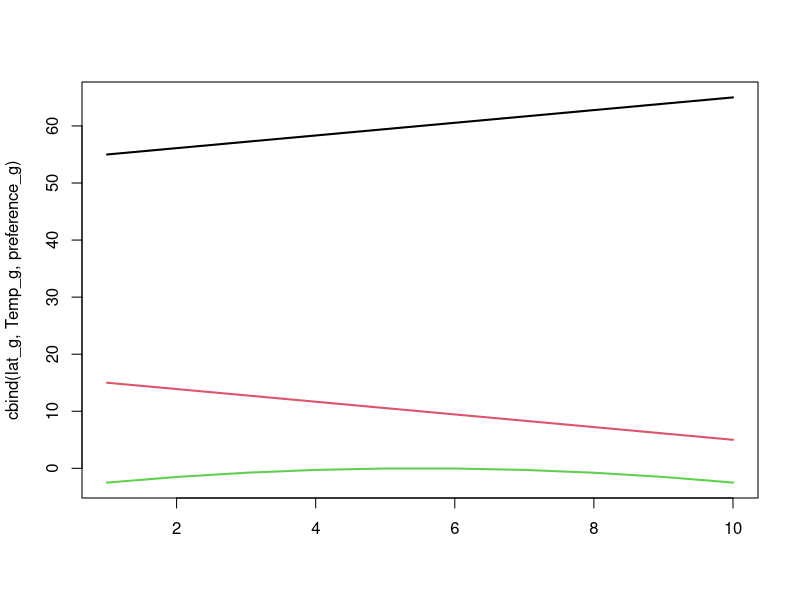
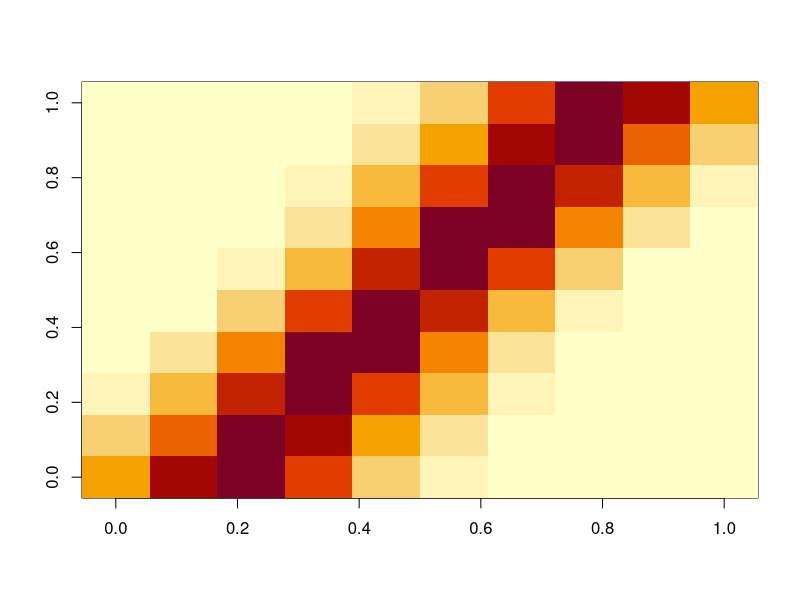
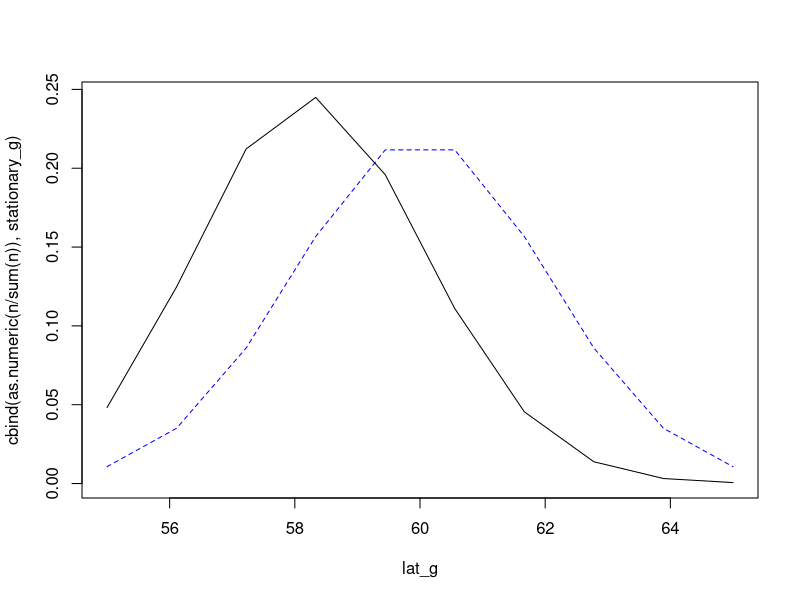
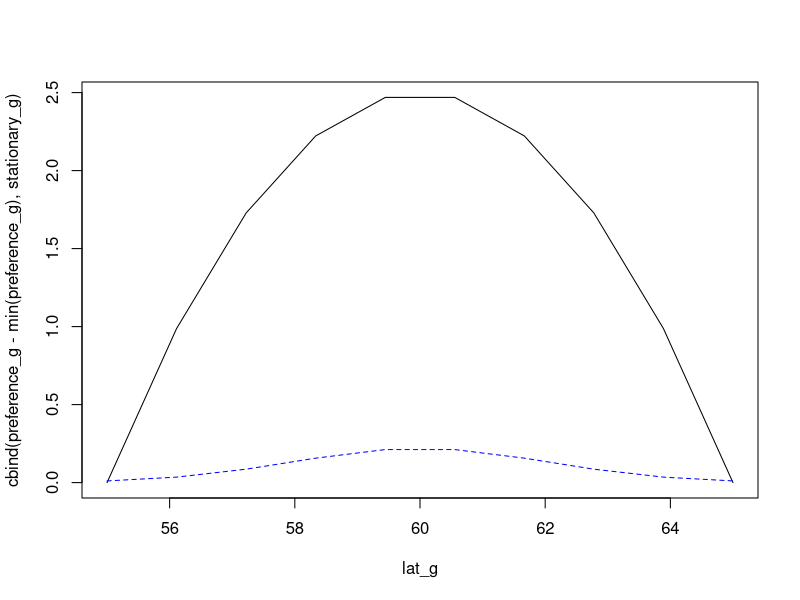

The R script that drew these images, in order:

library(Matrix)
n_g = 10

# Domain characteristics
lat_g = seq(55, 65, length=n_g)
Temp_g = seq(15, 5, length=n_g)

# Parameters
diffusion = .8^2
preference_g =  (-.1 * (Temp_g - 10)^2)

# plot
matplot( cbind(lat_g,Temp_g,preference_g), type="l", lty="solid", lwd=2 )

# Movement operator
A_gg = ifelse( round(abs(outer(lat_g,lat_g,"-")),2) == round(mean(diff(lat_g)),2), 1, 0 )

# Diffusion
diffusion_gg = A_gg * diffusion
diag(diffusion_gg) = -1 * colSums(diffusion_gg)
# Taxis
taxis_gg = A_gg * exp(outer(preference_g, preference_g, "-"))
diag(taxis_gg) = -1 * colSums(taxis_gg)
# Total
mrate_gg = diffusion_gg + taxis_gg
# Annualized
mfraction_gg = Matrix::expm(mrate_gg)
image(as.matrix(mfraction_gg))
rowSums(mfraction_gg)
colSums(mfraction_gg)


n <- matrix(ncol = 1, nrow = n_g,rep(0,n_g))

n[1,1] <-  100

for (y in 1:2){
  
 n <-  mfraction_gg %*% n
  
}

# Stationary distribution

stationary_g = eigen(mfraction_gg)$vectors[,1]

stationary_g = stationary_g / sum(stationary_g)

matplot( x=lat_g, y=cbind(as.numeric(n / sum(n)),stationary_g), type="l", col=c("black","blue") )






#
matplot( x=lat_g, y=cbind(preference_g-min(preference_g),stationary_g), type="l", col=c("black","blue") )

# n(t+1) = Mrate_gg * n(t)
